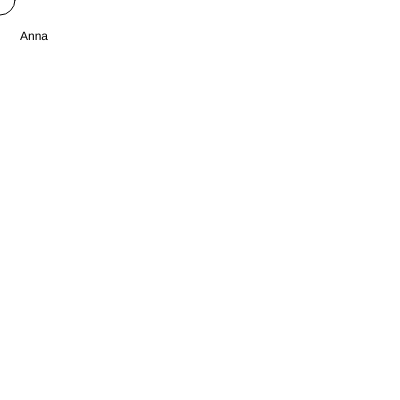
Frame 1 (no input)
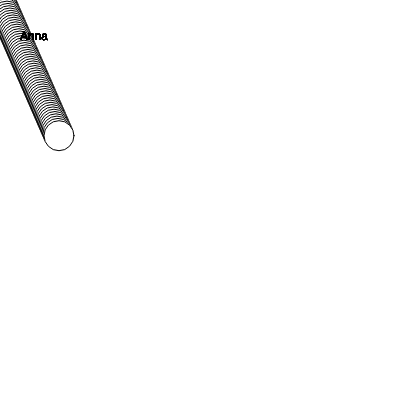
Frame 60 (no input)
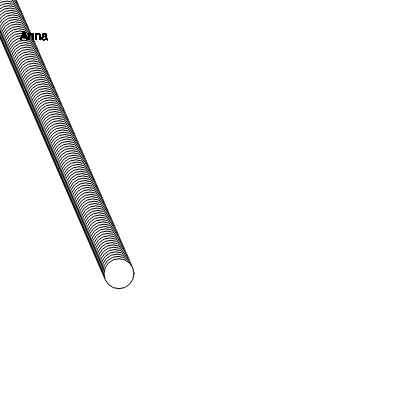
Frame 120 (the mouse pressed at the canvas centre since frame 60)

The p5.js sketch that drew these frames (run headless with seeded random() and noise() and a simulated clock; from frame 60 on, the mouse is pressed at the canvas centre):

// p5.js sketch
// ── sketch.js
// Elemenatry variables
// bool: (Boolean) true / false
// int: (Integer) 0, 2, 345, -23, ... Ganzzahlen
// float: (Floating point numbers Fließkommazahlen) 0.234, -3.234
// char: (Character) 'a', 'b', ' ', '2'

// Objecte
// p5.image Bilder
// p5.font Schriften
// String Zeichenkette (collection von characters) "Hello world", "25a", "", 
// bliebige eine Objekte möglich ... 

// create own Variable
// let name; create Variable without content
// key let + nameOfVariable;    // optional add a value   = value;
let name = "Paul";
let xPos = 0.0;
let yPos = 0.0;

function setup() {
  createCanvas(400, 400);

  name = "Anna";
}

function draw() {
  //background(220);
  fill(255);
  ellipse(xPos, yPos, 30,30);

  xPos = xPos + 1;
  yPos = yPos + 2.3;

  fill(0);
  text(name, 20, 40);


  // Comparison Operators
  // a == b --> a equals b
  // a > b  --> a bigger than b
  // a < b  --> a smaller than b
  // a >= b --> a bigger or equals b
  // a <= b --> a smaller or equals b
  // a != b --> a not equals b


  // if Conditions
  // if(CONDITION){ Code } 
  // Code is executed only if CONDITION is true
  if(xPos >= width){
    xPos = 0;
  }

  if(yPos >= height){
    yPos = 0;
  }

}
